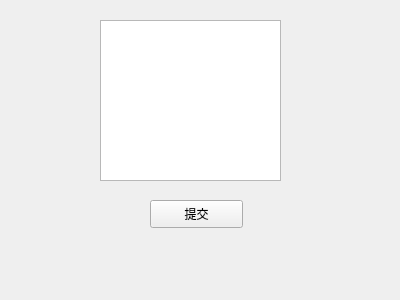
<?xml version="1.0" encoding="UTF-8"?>
<ui version="4.0">
 <class>Form</class>
 <widget class="QWidget" name="Form">
  <property name="geometry">
   <rect>
    <x>0</x>
    <y>0</y>
    <width>400</width>
    <height>300</height>
   </rect>
  </property>
  <property name="windowTitle">
   <string>测试</string>
  </property>
  <widget class="QPlainTextEdit" name="edit_text">
   <property name="geometry">
    <rect>
     <x>100</x>
     <y>20</y>
     <width>181</width>
     <height>161</height>
    </rect>
   </property>
   <property name="plainText">
    <string/>
   </property>
   <property name="placeholderText">
    <string notr="true">请输入信息</string>
   </property>
  </widget>
  <widget class="QPushButton" name="pushbutton">
   <property name="geometry">
    <rect>
     <x>150</x>
     <y>200</y>
     <width>93</width>
     <height>28</height>
    </rect>
   </property>
   <property name="text">
    <string>提交</string>
   </property>
  </widget>
 </widget>
 <resources/>
 <connections/>
</ui>
